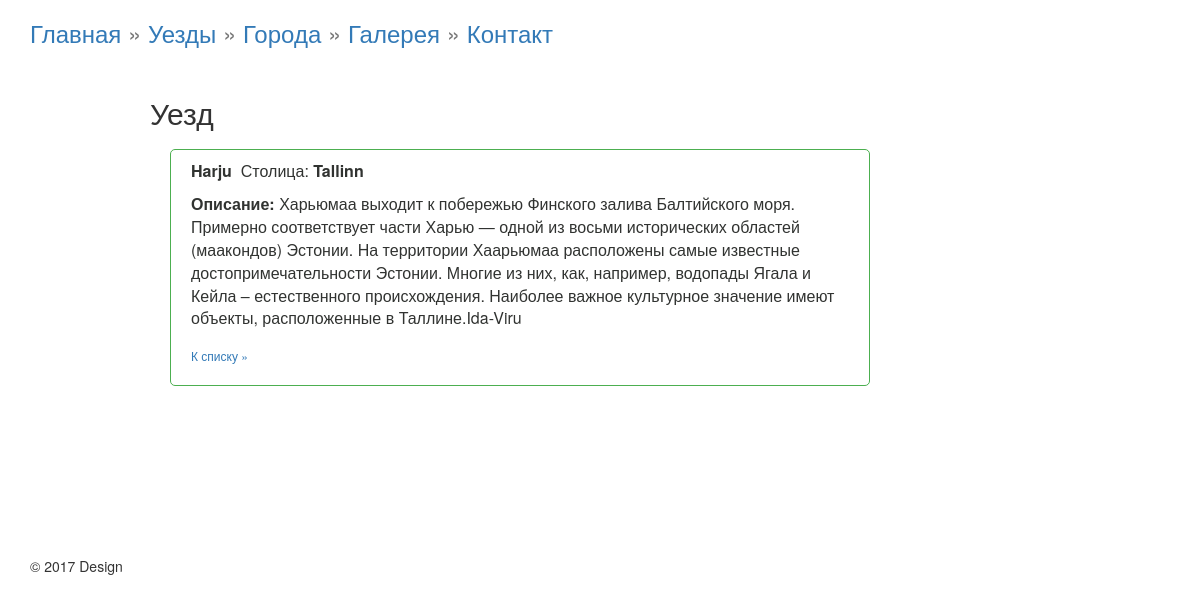
Page /maakonnad?id=1 on the committed database.
### tables this page shows
CREATE TABLE `maakond` (
  `id_maakond` int(3) NOT NULL,
  `name_maakond` varchar(100) NOT NULL COMMENT 'название уезда',
  `capital` varchar(100) NOT NULL COMMENT 'название столицы',
  `description` text NOT NULL
);

### controller/Render.php (called while the page is built, shortened)
<?php
class RenderTemplate
{
	function render_template($path, array $args, array $args2, array $args3 )
	{
		extract($args);
                extract($args2);
                extract($args3);
		include $path;
		$html = ob_get_clean();
		return $html;
	}
}
?>

### controller/Controller.php (called while the page is built, shortened)
<?php
class Controller extends RenderTemplate {
    public $model;
    public function __construct() {
        $this->model = new Model();
    }
    public function maakonnad_view($id) {
        $maa_one = $this->model->getMaakondOne($id);
        $html = $this->render_template('view/view_maakond.php', array('maa_one' => $maa_one), array(), array());
        return $html;
    }
}
?>

### route/routing.php (called while the page is built)
<?php
$host = explode('?', $_SERVER['REQUEST_URI'])[0];
$num=substr_count($host,'/');
$uri  = explode('/', $host)[$num];
if ($uri == '' OR $uri == 'index.php' )
{
	$controller = new Controller();
	$response = $controller->start_site();
}
elseif($uri == 'maakonnad' && !isset($_GET['id'])) {
    $controller = new Controller();
    $response = $controller->maakonnad_list();
}
elseif($uri == 'maakonnad' && isset($_GET['id'])) {
    $controller = new Controller();
    $response = $controller->maakonnad_view($_GET['id']);
}
elseif($uri == 'cities' && !isset($_GET['city'])) {
    $controller = new Controller();
    $response = $controller->cities_list();
}
elseif($uri == 'cities' && isset($_GET['city'])) {
    $controller = new Controller();
    $response = $controller->cities_view($_GET['city']);
}
elseif($uri == 'gallery') {
    $controller = new Controller();
    $response = $controller->gallery_list();
}
elseif ($uri == 'contact' )
{
	$controller = new Controller();
	$response = $controller->contact_view();
}
else
{
	$controller = new Controller();;
	$response = $controller->error_404();
}
?>

### inc/db.php (called while the page is built, shortened)
<?php
class db {
	private $conn;
	private $host;
	private $user;
	private $password;
	private $baseName;
    function __construct($params=array()) {
		$this->conn = false;
		$this->host = 'localhost';
		$this->user = 'root';
		$this->password = '';
		$this->baseName = 'ktrv16_lomovskoy_eesti_linnad';
	}
	function connect() {
		if (!$this->conn) {
			try {
				$this->conn = new PDO('mysql:host='.$this->host.';dbname='.$this->baseName.'',
                                $this->user, $this->password, array(PDO::MYSQL_ATTR_INIT_COMMAND => 'SET NAMES utf8'));
			}
			catch (Exception $e) {
				die('Error : ' . $e->getMessage());
			}
		}
		return $this->conn;
	}
	function disconnect() {
		if ($this->conn) {
			$this->conn = null;
		}
	}
	function getOne($query) {
		$result = $this->conn->prepare($query);
		$ret = $result->execute();
		$result->setFetchMode(PDO::FETCH_ASSOC);
		$reponse = $result->fetch();
		return $reponse;
	}
}

### model/Model.php (called while the page is built, shortened)
<?php
class model {
    public function getMaakondOne($id) {
        $sql = "SELECT * FROM `maakond` WHERE `id_maakond` = $id";
        $db = new db();
        $item = $db->getOne($sql);
        $maakond_object = new Maakond($item["id_maakond"], $item["name_maakond"], $item["capital"], $item["description"]);
        return $maakond_object;
    }
}
?>

### model/maakondModel.php (called while the page is built, shortened)
<?php
class Maakond {
    public function __construct($id_maakond, $name_maakond, $capital, $description) {
        $this->capital = $capital;
        $this->description = $description;
    }
}

### view/view_maakond.php (the view, shortened to what this page needs)
<h2> Уезд </h2><article>
    <?php
    echo '<p><b><span style="font-size:16px;">' . $maa_one->name_maakond . '</span></b>&nbsp; ';
    echo 'Столица: <b>' . $maa_one->capital . '</b></p>';
    echo '<p><b>Описание: </b>' . $maa_one->description;
    echo ' <span style="font-size:12px;"><a href="maakonnad"><br><br>К списку  &#187 </a></span></p>';
    ?>
</article>
<?php include "view/templates/layout.php"; ?>

### public/css/mystyle.css (style rules this page uses)
article { border: 1px solid #4caf50; border-radius: 5px; padding: 10px 20px; margin: 20px; color: #313331; min-height:230px; width:700px; }
article p { font-size:16px; }

### rows in the picture
maakond: capital "Tallinn", description "Харьюмаа выходит к побережью Финского залива Балтийского моря. Примерно соответствует части Харью — одной из восьми исторических областей (маакондов) Эстонии. На территории Хаарьюмаа расположены самые известные достопримечательности Эстонии. Многие из них, как, например, водопады Ягала и Кейла – естественного происхождения. Наиболее важное культурное значение имеют объекты, расположенные в Таллине.Ida-Viru"

### other values in the picture
$maa_one->name_maakond "Harju"
